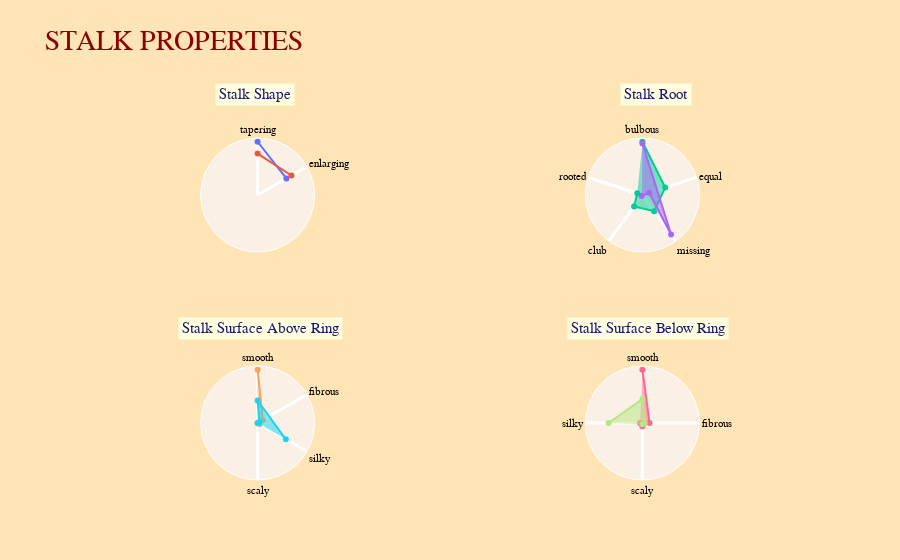

The notebook cell saved with this chart:
### Markdown cell above
Following radar charts show stalk properties of mushrooms according to their classes like stalk shape, stalk root, stalk surface above and below ring.

### Code cell
data8=[go.Scatterpolar(
      r = list(stalk_shape_edible["stalk-shape"].values),
      theta = stalk_shape_edible.index,
      fill = 'toself',
      name = "Edible",
    thetaunit = "radians",
    ),
 go.Scatterpolar(
      r = list(stalk_shape_poisonous["stalk-shape"].values),
      theta = stalk_shape_poisonous.index,
      fill = 'toself',
      name = 'Poisonous',
    thetaunit = "radians"
    ),
go.Scatterpolar(
      r = stalk_root_edible["stalk-root"].values,
      theta = stalk_root_edible.index,
      fill = 'toself',
      name = "Edible",
    thetaunit = "radians",
     subplot = "polar2"
    ),
go.Scatterpolar(
      r = stalk_root_poisonous["stalk-root"].values,
      theta =stalk_root_poisonous.index,
      fill = 'toself',
      name = 'Poisonous',
    subplot = "polar2",
    thetaunit = "radians"
    ),
go.Scatterpolar(
      r = stalk_surface_above_ring_edible["stalk-surface-above-ring"].values,
      theta = stalk_surface_above_ring_edible.index,
      fill = 'toself',
      name = "Edible",
    subplot = "polar3",
     thetaunit = "radians"
    ),
go.Scatterpolar(
      r = stalk_surface_above_ring_poisonous["stalk-surface-above-ring"].values,
      theta = stalk_surface_above_ring_poisonous.index,
      fill = 'toself',
      name = 'Poisonous',
    subplot = "polar3",
     thetaunit = "radians"
    ),
go.Scatterpolar(
        r = stalk_surface_below_ring_edible["stalk-surface-below-ring"].values,
      theta = stalk_surface_below_ring_edible.index,
      fill = 'toself',
      name = "Edible",
    subplot = "polar4"
    ),
go.Scatterpolar(
      r = stalk_surface_below_ring_poisonous["stalk-surface-below-ring"].values,
      theta = stalk_surface_below_ring_poisonous.index,
      fill = 'toself',
      name = "Poisonoıs",
    subplot = "polar4",
    
    ),]
layout = go.Layout(
    showlegend=False,
    paper_bgcolor='moccasin',
    title="STALK PROPERTIES",
    font=dict(family='Gravitas One',size=20,color='darkred'),
     
    
    polar = dict(
      bgcolor="linen",
      domain = dict(
        y = [0.60, 0.90],
        x = [0, 0.48]
      ),
      radialaxis = dict(
             visible = False,
        angle = 45
      ),
      angularaxis = dict(
        direction = "clockwise",
        period = 6,
          gridwidth=3,
          tickfont=dict(size=11,color="black"),
      )
    ),
    polar2 = dict(
        bgcolor="linen",
      domain = dict(
        y = [0.60, 0.90],
        x = [0.52, 1]
      ),
      radialaxis = dict(
             visible = False,
        angle = 45
      ),
      angularaxis = dict(
        direction = "clockwise",
        period = 5,
           gridwidth=3,
          tickfont=dict(size=11,color="black"),
      )),
     polar3 = dict(
         bgcolor="linen",
      domain = dict(
        x = [0, 0.48],
        y = [0, 0.30]
      ),
      
    radialaxis = dict(
             visible = False,
        
        angle = 45
      ),
      angularaxis = dict(
        direction = "clockwise",
        period = 6,
           gridwidth=3,
          tickfont=dict(size=11,color="black"),
      )
     
    ),
    polar4 = dict(
         bgcolor="linen",
      domain = dict(
        y = [0, 0.30],
        x = [0.52, 1]
      ),
   radialaxis = dict(
             visible = False,
        angle = 45,
       
      ),
      angularaxis = dict(
        direction = "clockwise",
        period = 4,
           gridwidth=3,
          tickfont=dict(size=11,color="black")
      )
    ),
     annotations=[dict(showarrow=False,text="Stalk Shape",x=0.18,y=1.05,xref="paper",yref="paper",font=dict(size=15,color="midnightblue"),bgcolor="lightyellow",borderwidth=5),
                                  dict(showarrow=False,text="Stalk Root",x=0.83,y=1.05,xref="paper",yref="paper",font=dict(size=15,color="midnightblue"),bgcolor="lightyellow",borderwidth=5),
                 dict(showarrow=False,text="Stalk Surface Above Ring",x=0.13,y=0.40,xref="paper",yref="paper",font=dict(size=15,color="midnightblue"),bgcolor="lightyellow",borderwidth=5),
                 dict(showarrow=False,text="Stalk Surface Below Ring",x=0.88,y=0.40,xref="paper",yref="paper",font=dict(size=15,color="midnightblue"),bgcolor="lightyellow",borderwidth=5)]
)

fig = go.Figure(data=data8,layout=layout)
iplot(fig)

### Figure 1 — Plotly figure (JSON) as saved in the notebook; plotly's stock layout.template omitted (floating-point values rounded to 4 significant figures)
{"data": [{"fill": "toself", "name": "Edible", "r": [2592, 1616], "theta": ["tapering", "enlarging"], "thetaunit": "radians", "type": "scatterpolar"}, {"fill": "toself", "name": "Poisonous", "r": [2016, 1900], "theta": ["tapering", "enlarging"], "thetaunit": "radians", "type": "scatterpolar"}, {"fill": "toself", "name": "Edible", "r": [1920, 864, 720, 512, 192], "subplot": "polar2", "theta": ["bulbous", "equal", "missing", "club", "rooted"], "thetaunit": "radians", "type": "scatterpolar"}, {"fill": "toself", "name": "Poisonous", "r": [1856, 1760, 256, 44], "subplot": "polar2", "theta": ["bulbous", "missing", "equal", "club"], "thetaunit": "radians", "type": "scatterpolar"}, {"fill": "toself", "name": "Edible", "r": [3640, 408, 144, 16], "subplot": "polar3", "theta": ["smooth", "fibrous", "silky", "scaly"], "thetaunit": "radians", "type": "scatterpolar"}, {"fill": "toself", "name": "Poisonous", "r": [2228, 1536, 144, 8], "subplot": "polar3", "theta": ["silky", "smooth", "fibrous", "scaly"], "thetaunit": "radians", "type": "scatterpolar"}, {"fill": "toself", "name": "Edible", "r": [3400, 456, 208, 144], "subplot": "polar4", "theta": ["smooth", "fibrous", "scaly", "silky"], "type": "scatterpolar"}, {"fill": "toself", "name": "Poisonoıs", "r": [2160, 1536, 144, 76], "subplot": "polar4", "theta": ["silky", "smooth", "fibrous", "scaly"], "type": "scatterpolar"}], "layout": {"annotations": [{"bgcolor": "lightyellow", "borderwidth": 5, "font": {"color": "midnightblue", "size": 15}, "showarrow": false, "text": "Stalk Shape", "x": 0.18, "xref": "paper", "y": 1.05, "yref": "paper"}, {"bgcolor": "lightyellow", "borderwidth": 5, "font": {"color": "midnightblue", "size": 15}, "showarrow": false, "text": "Stalk Root", "x": 0.83, "xref": "paper", "y": 1.05, "yref": "paper"}, {"bgcolor": "lightyellow", "borderwidth": 5, "font": {"color": "midnightblue", "size": 15}, "showarrow": false, "text": "Stalk Surface Above Ring", "x": 0.13, "xref": "paper", "y": 0.4, "yref": "paper"}, {"bgcolor": "lightyellow", "borderwidth": 5, "font": {"color": "midnightblue", "size": 15}, "showarrow": false, "text": "Stalk Surface Below Ring", "x": 0.88, "xref": "paper", "y": 0.4, "yref": "paper"}], "font": {"color": "darkred", "family": "Gravitas One", "size": 20}, "paper_bgcolor": "moccasin", "polar": {"angularaxis": {"direction": "clockwise", "gridwidth": 3, "period": 6, "tickfont": {"color": "black", "size": 11}}, "bgcolor": "linen", "domain": {"x": [0, 0.48], "y": [0.6, 0.9]}, "radialaxis": {"angle": 45, "visible": false}}, "polar2": {"angularaxis": {"direction": "clockwise", "gridwidth": 3, "period": 5, "tickfont": {"color": "black", "size": 11}}, "bgcolor": "linen", "domain": {"x": [0.52, 1], "y": [0.6, 0.9]}, "radialaxis": {"angle": 45, "visible": false}}, "polar3": {"angularaxis": {"direction": "clockwise", "gridwidth": 3, "period": 6, "tickfont": {"color": "black", "size": 11}}, "bgcolor": "linen", "domain": {"x": [0, 0.48], "y": [0, 0.3]}, "radialaxis": {"angle": 45, "visible": false}}, "polar4": {"angularaxis": {"direction": "clockwise", "gridwidth": 3, "period": 4, "tickfont": {"color": "black", "size": 11}}, "bgcolor": "linen", "domain": {"x": [0.52, 1], "y": [0, 0.3]}, "radialaxis": {"angle": 45, "visible": false}}, "showlegend": false, "title": {"text": "STALK PROPERTIES"}}}
